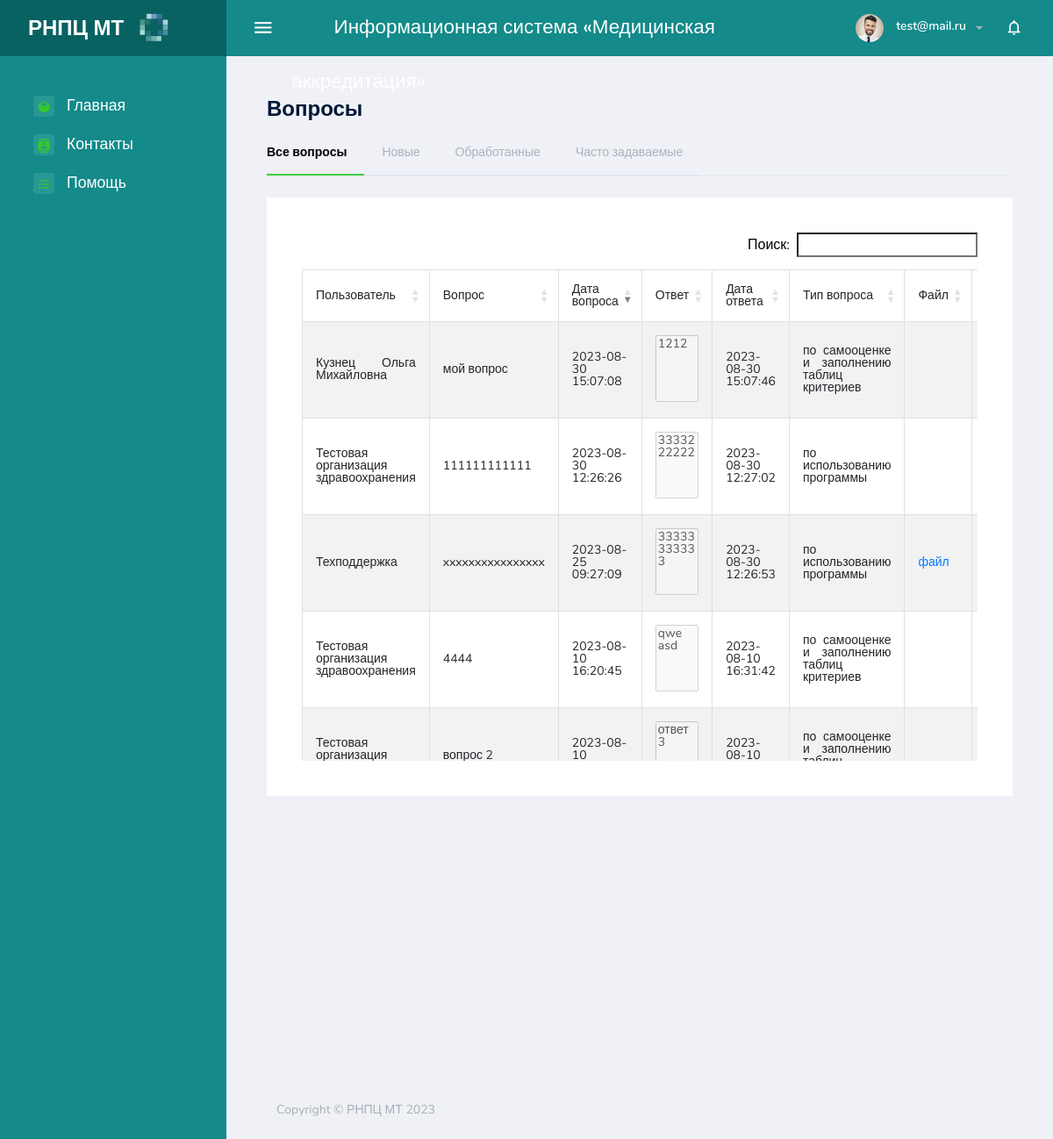
The page /index.php?support (signed in) on the database its author committed.
### tables this page shows
CREATE TABLE `questions` (
  `id_question` int NOT NULL,
  `email` text,
  `question` text,
  `answer` text,
  `id_user` int NOT NULL,
  `type_question` text,
  `file` text,
  `date_question` datetime DEFAULT NULL,
  `date_answer` datetime DEFAULT NULL,
  `important` int DEFAULT NULL
);

CREATE TABLE `users` (
  `id_user` int NOT NULL,
  `username` varchar(255) NOT NULL,
  `login` varchar(255) NOT NULL,
  `password` varchar(255) NOT NULL,
  `id_role` int NOT NULL,
  `online` varchar(255) DEFAULT NULL,
  `last_act` varchar(255) DEFAULT NULL,
  `last_time_online` varchar(255) DEFAULT NULL,
  `last_page` varchar(255) DEFAULT NULL,
  `oblast` int DEFAULT NULL,
  `predsedatel` tinyint(1) DEFAULT NULL,
  `secretar` tinyint(1) DEFAULT NULL,
  `sotrudnik_MA` tinyint(1) DEFAULT NULL,
  `ne_sotrudnik_MA` tinyint(1) DEFAULT NULL,
  `doctor_expert` tinyint(1) DEFAULT NULL,
  `id_type` int DEFAULT NULL
);

### support.php (the view, shortened to what this page needs)
<?php if(isset($_COOKIE['login'])){?>
    <div class="content-wrapper">
        <div class="d-xl-flex justify-content-between align-items-start">
            <h2 class="text-dark font-weight-bold mb-2"> Вопросы </h2>
        </div>
        <div class="row">
            <div class="col-md-12">
                <div class="d-sm-flex justify-content-between align-items-center transaparent-tab-border ">
                    <ul class="nav nav-tabs tab-transparent" role="tablist">
                        <li class="nav-item">
                            <a class="nav-link active" id="all-question-tab" data-toggle="tab" href="#allQuestions" role="tab" aria-selected="true">Все вопросы</a>
                        </li>
                        <li class="nav-item">
                            <a class="nav-link " id="new-question-tab" data-toggle="tab" href="#newQuestions" role="tab" aria-selected="false">Новые</a>
                        </li>
                        <li class="nav-item">
                            <a class="nav-link" id="answer-qestion-tab" data-toggle="tab" href="#answerQestions" role="tab" aria-selected="false">Обработанные</a>
                        </li>
                        <li class="nav-item">
                            <a class="nav-link" id="faq-tab" data-toggle="tab" href="#faq" role="tab" aria-selected="false">Часто задаваемые</a>
                        </li>
                    </ul>
                </div>
                <div class="tab-content tab-transparent-content">
                    <div class="tab-pane fade show active" id="allQuestions" role="tabpanel" aria-labelledby="all-question-tab">
                        <div class="row">
                            <div class="col-12 grid-margin">
                                <div class="card">
                                    <div class="card-body">
                                        <?php
                                        $query = "SELECT *
                              FROM questions q
                              left outer join users u on q.id_user =u.id_user where important <> 1
                               ";
                                        $result=mysqli_query($con, $query) or die ( mysqli_error($con));
                                        for ($data = []; $row = mysqli_fetch_assoc($result); $data[] = $row);
                                        ?>
                                        <table id="example" class="table table-striped table-bordered" style="width:100%">
                                            <thead>
                                            <tr>
                                                <th >Пользователь</th>
                                                <th >Вопрос</th>
                                                <th id='sotr_th_data'>Дата вопроса</th>
                                                <th >Ответ</th>
                                                <th >Дата ответа</th>
						                        <th >Тип вопроса</th>
                                                <th >Файл</th>
                                                <th></th>
                                            </tr>
                                            </thead>
                                            <tbody>
                                            <?php
                                            foreach ($data as $app) {
                                                ?>
                                                <tr  style="cursor: pointer; height: 100px;">
                                                    <td><?= $app['username'] ?></td>
                                                    <td style="width: 20%;"><?= $app['question'] ?></td>
                                                    <td style="width: 20%;"><?= $app['date_question'] ?></td>
                                                    <td style="width: 30%"> <?php if (!empty($app['answer'])) { ?>
                                                            <textarea style="width: 100%; height: 100%" id="<?= $app['id_question'] ?>" rows="5" disabled><?= $app['answer'] ?></textarea>
                                                        <?php } else { ?>
                                                            <textarea style="width: 100%; height: 100%" id="<?= $app['id_question'] ?>" rows="5"><?= $app['answer'] ?></textarea>
                                                        <?php } ?>
                                                    </td>
						                            <td style="width: 20%;"><?= $app['date_answer'] ?></td>
						                            <td style="width: 20%;"><?= $app['type_question'] ?></td>
                                                    <td><?php if($app['file'] != null){ ?>
                                                        <a href="<?= $app['file'] ?>" target="_blank">файл</a></td>
                                                    <?php } ?>
                                                    <?php if (empty($app['answer'])) { ?>
                                                        <td><button class="btn btn-success btn-fw" onclick="sendAnswerQuestion('<?= $app['id_question'] ?>', document.getElementById('<?= $app['id_question'] ?>').value)">Ответить</button></td>
                                                    <?php } else { ?>
                                                        <td><button class="btn btn-success btn-fw" disabled>Ответить</button></td>
                                                    <?php } ?>
                                                </tr>
                                                <?php
                                            }
                                            ?>
                                            </tbody>
                                        </table>
                                    </div>
                                </div>
                            </div>
                        </div>
                    </div>
                </div>
                <div class="tab-content tab-transparent-content">
                </div>
            </div>
        </div>
    </div>
<?php }
?>

### rows shown on the page
questions: id_user.username "Тестовая организация…", question "вопрос 2", date_question "2023-08-10…", id_question+answer "ответ 3", date_answer "2023-08-10…", type_question "по самооценке и заполнению…"
questions: id_user.username "Тестовая организация здравоохранения", question "4444", date_question "2023-08-10 16:20:45", id_question+answer "qwe asd", date_answer "2023-08-10 16:31:42", type_question "по самооценке и заполнению таблиц критериев"
questions: id_user.username "Техподдержка", question "xxxxxxxxxxxxxxxx", date_question "2023-08-25 09:27:09", id_question+answer "33333333333", date_answer "2023-08-30 12:26:53", type_question "по использованию программы"
questions: id_user.username "Тестовая организация здравоохранения", question "111111111111", date_question "2023-08-30 12:26:26", id_question+answer "3333222222", date_answer "2023-08-30 12:27:02", type_question "по использованию программы"
questions: id_user.username "Кузнец Ольга Михайловна", question "мой вопрос", date_question "2023-08-30 15:07:08", id_question+answer "1212", date_answer "2023-08-30 15:07:46", type_question "по самооценке и заполнению таблиц критериев"

### other values the page prints
$_COOKIE['login'] "test@mail.ru"
